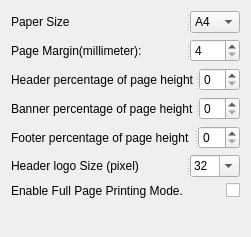
           <widget class="QWidget" name="printDrugsPaperTab">
            <attribute name="title">
             <string>Paper</string>
            </attribute>
            <layout class="QGridLayout" name="gridLayout_9">
             <item row="0" column="0">
              <widget class="QSplitter" name="splitter">
               <property name="orientation">
                <enum>Qt::Horizontal</enum>
               </property>
               <widget class="QLabel" name="label_3">
                <property name="sizePolicy">
                 <sizepolicy hsizetype="MinimumExpanding" vsizetype="Preferred">
                  <horstretch>0</horstretch>
                  <verstretch>0</verstretch>
                 </sizepolicy>
                </property>
                <property name="text">
                 <string>Paper Size</string>
                </property>
               </widget>
               <widget class="QComboBox" name="paperSizeId">
                <property name="sizePolicy">
                 <sizepolicy hsizetype="Fixed" vsizetype="Fixed">
                  <horstretch>0</horstretch>
                  <verstretch>0</verstretch>
                 </sizepolicy>
                </property>
                <property name="maximumSize">
                 <size>
                  <width>50</width>
                  <height>16777215</height>
                 </size>
                </property>
                <property name="currentText">
                 <string>A4</string>
                </property>
                <item>
                 <property name="text">
                  <string>A4</string>
                 </property>
                </item>
                <item>
                 <property name="text">
                  <string>A5</string>
                 </property>
                </item>
                <item>
                 <property name="text">
                  <string>A6</string>
                 </property>
                </item>
               </widget>
              </widget>
             </item>
             <item row="1" column="0">
              <widget class="QSplitter" name="splitter_2">
               <property name="orientation">
                <enum>Qt::Horizontal</enum>
               </property>
               <widget class="QLabel" name="label">
                <property name="text">
                 <string>Page Margin(millimeter):</string>
                </property>
               </widget>
               <widget class="QSpinBox" name="pageMargin">
                <property name="minimumSize">
                 <size>
                  <width>50</width>
                  <height>0</height>
                 </size>
                </property>
                <property name="maximumSize">
                 <size>
                  <width>50</width>
                  <height>16777215</height>
                 </size>
                </property>
                <property name="toolTip">
                 <string>&lt;html&gt;&lt;head/&gt;&lt;body&gt;&lt;p&gt;INCH&lt;/p&gt;&lt;/body&gt;&lt;/html&gt;</string>
                </property>
                <property name="locale">
                 <locale language="English" country="UnitedStates"/>
                </property>
                <property name="minimum">
                 <number>4</number>
                </property>
                <property name="maximum">
                 <number>25</number>
                </property>
               </widget>
              </widget>
             </item>
             <item row="2" column="0">
              <widget class="QSplitter" name="splitter_6">
               <property name="orientation">
                <enum>Qt::Horizontal</enum>
               </property>
               <widget class="QLabel" name="label_4">
                <property name="text">
                 <string>Header percentage of page height</string>
                </property>
               </widget>
               <widget class="QSpinBox" name="headerHeightPercent">
                <property name="maximumSize">
                 <size>
                  <width>50</width>
                  <height>16777215</height>
                 </size>
                </property>
                <property name="maximum">
                 <number>25</number>
                </property>
               </widget>
              </widget>
             </item>
             <item row="3" column="0">
              <widget class="QSplitter" name="splitter_5">
               <property name="orientation">
                <enum>Qt::Horizontal</enum>
               </property>
               <widget class="QLabel" name="label_5">
                <property name="text">
                 <string>Banner percentage of page height</string>
                </property>
               </widget>
               <widget class="QSpinBox" name="bannerHeightPercent">
                <property name="maximumSize">
                 <size>
                  <width>50</width>
                  <height>16777215</height>
                 </size>
                </property>
                <property name="maximum">
                 <number>25</number>
                </property>
               </widget>
              </widget>
             </item>
             <item row="4" column="0">
              <widget class="QSplitter" name="splitter_4">
               <property name="orientation">
                <enum>Qt::Horizontal</enum>
               </property>
               <widget class="QLabel" name="label_6">
                <property name="text">
                 <string>Footer percentage of page height</string>
                </property>
               </widget>
               <widget class="QSpinBox" name="footerHeightPercent">
                <property name="maximumSize">
                 <size>
                  <width>50</width>
                  <height>16777215</height>
                 </size>
                </property>
                <property name="maximum">
                 <number>25</number>
                </property>
               </widget>
              </widget>
             </item>
             <item row="5" column="0">
              <widget class="QSplitter" name="splitter_7">
               <property name="orientation">
                <enum>Qt::Horizontal</enum>
               </property>
               <widget class="QLabel" name="label_33">
                <property name="sizePolicy">
                 <sizepolicy hsizetype="MinimumExpanding" vsizetype="Preferred">
                  <horstretch>0</horstretch>
                  <verstretch>0</verstretch>
                 </sizepolicy>
                </property>
                <property name="text">
                 <string>Header logo Size (pixel)</string>
                </property>
               </widget>
               <widget class="QComboBox" name="logoSize">
                <property name="sizePolicy">
                 <sizepolicy hsizetype="Fixed" vsizetype="Fixed">
                  <horstretch>0</horstretch>
                  <verstretch>0</verstretch>
                 </sizepolicy>
                </property>
                <property name="minimumSize">
                 <size>
                  <width>50</width>
                  <height>0</height>
                 </size>
                </property>
                <property name="maximumSize">
                 <size>
                  <width>50</width>
                  <height>16777215</height>
                 </size>
                </property>
                <property name="editable">
                 <bool>true</bool>
                </property>
                <item>
                 <property name="text">
                  <string>32</string>
                 </property>
                </item>
                <item>
                 <property name="text">
                  <string>48</string>
                 </property>
                </item>
                <item>
                 <property name="text">
                  <string>64</string>
                 </property>
                </item>
                <item>
                 <property name="text">
                  <string>72</string>
                 </property>
                </item>
                <item>
                 <property name="text">
                  <string>96</string>
                 </property>
                </item>
                <item>
                 <property name="text">
                  <string>128</string>
                 </property>
                </item>
                <item>
                 <property name="text">
                  <string>192</string>
                 </property>
                </item>
                <item>
                 <property name="text">
                  <string>256</string>
                 </property>
                </item>
               </widget>
              </widget>
             </item>
             <item row="6" column="0">
              <layout class="QHBoxLayout" name="horizontalLayout_8">
               <item>
                <widget class="QLabel" name="label_19">
                 <property name="text">
                  <string>Enable Full Page Printing Mode.</string>
                 </property>
                </widget>
               </item>
               <item>
                <widget class="Switch" name="enableFullPage">
                 <property name="sizePolicy">
                  <sizepolicy hsizetype="Fixed" vsizetype="Fixed">
                   <horstretch>0</horstretch>
                   <verstretch>0</verstretch>
                  </sizepolicy>
                 </property>
                 <property name="text">
                  <string/>
                 </property>
                </widget>
               </item>
              </layout>
             </item>
             <item row="7" column="0">
              <spacer name="verticalSpacer_2">
               <property name="orientation">
                <enum>Qt::Vertical</enum>
               </property>
               <property name="sizeHint" stdset="0">
                <size>
                 <width>20</width>
                 <height>28</height>
                </size>
               </property>
              </spacer>
             </item>
            </layout>
           </widget>
